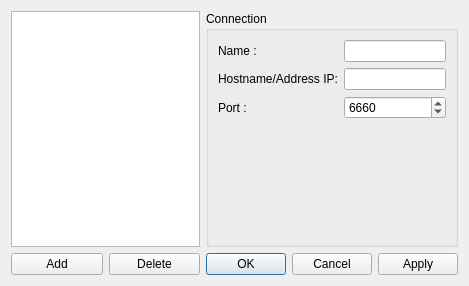
<?xml version="1.0" encoding="UTF-8"?>
<ui version="4.0">
 <class>ConnectionWizzard</class>
 <widget class="QDialog" name="ConnectionWizzard">
  <property name="geometry">
   <rect>
    <x>0</x>
    <y>0</y>
    <width>469</width>
    <height>286</height>
   </rect>
  </property>
  <property name="windowTitle">
   <string>Dialog</string>
  </property>
  <property name="locale">
   <locale language="English" country="UnitedStates"/>
  </property>
  <layout class="QHBoxLayout" name="horizontalLayout_2" stretch="0,1">
   <item>
    <layout class="QVBoxLayout" name="verticalLayout_3">
     <item>
      <widget class="QListWidget" name="m_connectionListWidget">
       <property name="locale">
        <locale language="English" country="UnitedStates"/>
       </property>
      </widget>
     </item>
     <item>
      <layout class="QHBoxLayout" name="horizontalLayout">
       <item>
        <widget class="QPushButton" name="m_addButton">
         <property name="text">
          <string>Add</string>
         </property>
        </widget>
       </item>
       <item>
        <widget class="QPushButton" name="m_deleteButton">
         <property name="text">
          <string>Delete</string>
         </property>
        </widget>
       </item>
      </layout>
     </item>
    </layout>
   </item>
   <item>
    <layout class="QVBoxLayout" name="verticalLayout_2">
     <item>
      <widget class="QGroupBox" name="groupBox">
       <property name="locale">
        <locale language="English" country="UnitedStates"/>
       </property>
       <property name="title">
        <string>Connection</string>
       </property>
       <layout class="QVBoxLayout" name="verticalLayout">
        <item>
         <layout class="QFormLayout" name="formLayout">
          <item row="0" column="0">
           <widget class="QLabel" name="label_2">
            <property name="text">
             <string>Name :</string>
            </property>
           </widget>
          </item>
          <item row="0" column="1">
           <widget class="QLineEdit" name="m_name"/>
          </item>
          <item row="1" column="0">
           <widget class="QLabel" name="label">
            <property name="text">
             <string>Hostname/Address IP:</string>
            </property>
           </widget>
          </item>
          <item row="1" column="1">
           <widget class="QLineEdit" name="m_hostname"/>
          </item>
          <item row="2" column="0">
           <widget class="QLabel" name="label_3">
            <property name="text">
             <string>Port :</string>
            </property>
           </widget>
          </item>
          <item row="2" column="1">
           <widget class="QSpinBox" name="m_port">
            <property name="maximum">
             <number>65535</number>
            </property>
            <property name="value">
             <number>6660</number>
            </property>
           </widget>
          </item>
         </layout>
        </item>
       </layout>
      </widget>
     </item>
     <item>
      <widget class="QDialogButtonBox" name="buttonBox">
       <property name="standardButtons">
        <set>QDialogButtonBox::Apply|QDialogButtonBox::Cancel|QDialogButtonBox::Ok</set>
       </property>
      </widget>
     </item>
    </layout>
   </item>
  </layout>
 </widget>
 <resources/>
 <connections/>
</ui>
